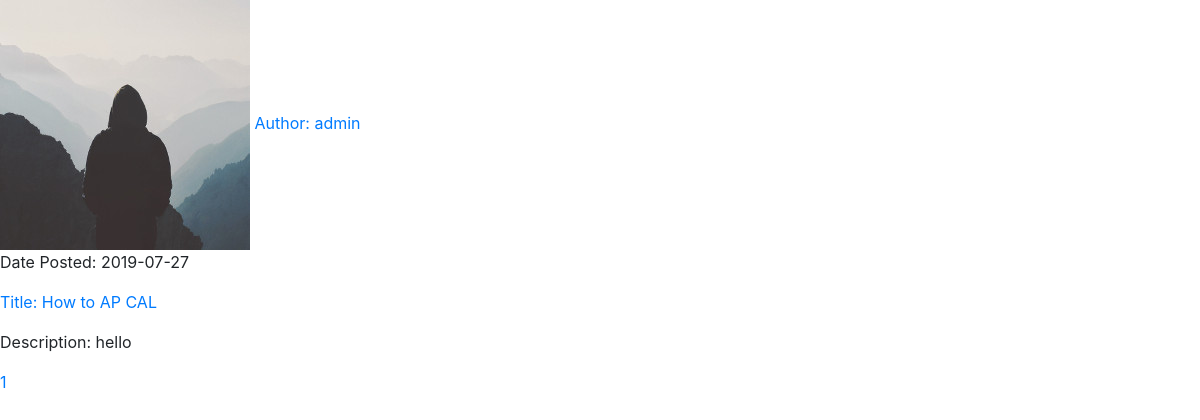
Screenshot of /home (signed in) with the database file from the repository.
### flaskblog/models.py (models this page shows, shortened)
class Question(db.Model):
	id = db.Column(db.Integer, primary_key=True)
	title =db.Column(db.String(20), default = "New Question")
	content = db.Column(db.String(300))
	reviewedornot = db.Column(db.Boolean, default=False)
	date_posted = db.Column(db.DateTime, nullable=False, default=datetime.utcnow)
	attached_image = db.Column(db.String(20))
	user = db.Column(db.String(50), nullable=False)
	quirk = db.Column(db.String(20), nullable=False)
	user_id = db.Column(db.Integer, nullable=False)

class User(db.Model, UserMixin):
	id = db.Column(db.Integer, primary_key=True)
	username = db.Column(db.String(20), unique=True, nullable=False)
	email = db.Column(db.String(120), unique=True, nullable=False)
	image_file = db.Column(db.String(20), nullable=False, default='default.jpg')
	password = db.Column(db.String(60), nullable=False)
	level = db.Column(db.String(20), nullable=False)
	posts = db.relationship('Post', backref='student', lazy=True)
	memberof = db.relationship('Clubs', secondary=membership, backref=db.backref('members', lazy='dynamic'))

### flaskblog/routes.py (the view)
@app.route("/")
@app.route("/home")
@login_required
def home():
	page = request.args.get('page', 1, type=int)
	posts = Question.query.paginate(page=page, per_page=5)
	image_file = current_user.image_file
	return render_template('home.html', posts=posts, image_file=image_file, title="Home Page")

### flaskblog/models.py (called while the page is built)
@login_manager.user_loader
def load_user(user_id):
	return User.query.get(int(user_id))

### flaskblog/templates/home.html (shortened to what this page needs)
{% extends "layout.html" %}
{% block content %}
	{% for post in posts.items %}
		<img src="{{ url_for('static', filename='profile_pics/' + image_file) }}">
		<a href="{{ url_for('user_posts', username=post.user) }}">Author: {{ post.user }}</a>
		<p>Date Posted: {{ post.date_posted.strftime('%Y-%m-%d') }}</p>
		<p><a href="{{ url_for('view_question', post_id=post.id) }}">Title: {{ post.title }}</a></p>
		<p>Description: {{ post.content }}</p>
	{% endfor %}
	{% for page_num in posts.iter_pages(left_edge=1, right_edge=1, left_current=1, right_current=2) %}
		{% if page_num %}
			<a href="{{ url_for('home', page=page_num) }}">{{ page_num }}</a>
		{% else %}
			...
		{% endif %}
	{% endfor %}
{% endblock %}

### rows the page displays
Question: image_file (placeholder picture), user "admin", date_posted "2019-07-27", title "How to AP CAL", content "hello"

### other values shown
{{ page_num }} "1"
